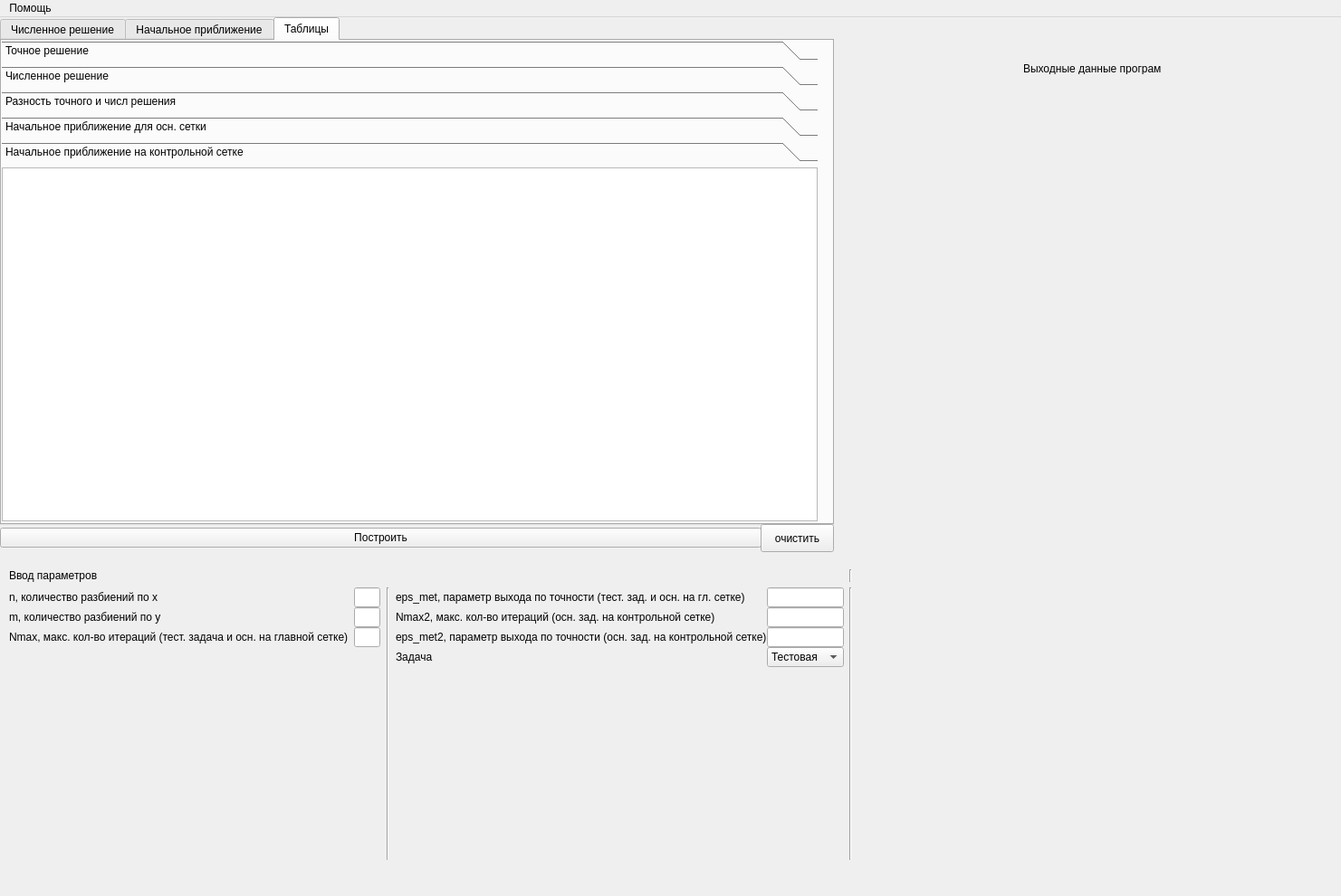
<?xml version="1.0" encoding="UTF-8"?>
<ui version="4.0">
 <class>MainWindow</class>
 <widget class="QMainWindow" name="MainWindow">
  <property name="geometry">
   <rect>
    <x>0</x>
    <y>0</y>
    <width>1481</width>
    <height>990</height>
   </rect>
  </property>
  <property name="windowTitle">
   <string>Метод Сопряжённых Градиентов, Щербаков Павел, гр. 3821Б1ПМоп2, Вар. 1</string>
  </property>
  <widget class="QWidget" name="centralwidget">
   <widget class="QWidget" name="gridWidget_2" native="true">
    <property name="geometry">
     <rect>
      <x>10</x>
      <y>610</y>
      <width>931</width>
      <height>321</height>
     </rect>
    </property>
    <property name="autoFillBackground">
     <bool>false</bool>
    </property>
    <property name="styleSheet">
     <string notr="true">border-color: rgb(113, 113, 113);</string>
    </property>
    <layout class="QGridLayout" name="information_layout" columnstretch="1,0">
     <item row="0" column="0">
      <widget class="QLabel" name="label_7">
       <property name="text">
        <string>Ввод параметров</string>
       </property>
      </widget>
     </item>
     <item row="1" column="0">
      <layout class="QGridLayout" name="gridLayout">
       <property name="horizontalSpacing">
        <number>7</number>
       </property>
       <item row="0" column="2">
        <layout class="QGridLayout" name="gridLayout_5">
         <item row="1" column="1">
          <widget class="QLineEdit" name="Nmax2"/>
         </item>
         <item row="0" column="0">
          <widget class="QLabel" name="label_5">
           <property name="text">
            <string>eps_met, параметр выхода по точности (тест. зад. и осн. на гл. сетке)</string>
           </property>
          </widget>
         </item>
         <item row="1" column="0">
          <widget class="QLabel" name="label_12">
           <property name="text">
            <string>Nmax2, макс. кол-во итераций (осн. зад. на контрольной сетке)</string>
           </property>
          </widget>
         </item>
         <item row="3" column="1">
          <widget class="QComboBox" name="task_type">
           <property name="currentText">
            <string>Тестовая</string>
           </property>
           <item>
            <property name="text">
             <string>Тестовая</string>
            </property>
           </item>
           <item>
            <property name="text">
             <string>Основная</string>
            </property>
           </item>
          </widget>
         </item>
         <item row="4" column="0">
          <spacer name="verticalSpacer_3">
           <property name="orientation">
            <enum>Qt::Vertical</enum>
           </property>
           <property name="sizeHint" stdset="0">
            <size>
             <width>20</width>
             <height>40</height>
            </size>
           </property>
          </spacer>
         </item>
         <item row="0" column="1">
          <widget class="QLineEdit" name="eps_met"/>
         </item>
         <item row="3" column="0">
          <widget class="QLabel" name="label_6">
           <property name="text">
            <string>Задача</string>
           </property>
          </widget>
         </item>
         <item row="2" column="1">
          <widget class="QLineEdit" name="eps_met2"/>
         </item>
         <item row="2" column="0">
          <widget class="QLabel" name="label_13">
           <property name="text">
            <string>eps_met2, параметр выхода по точности (осн. зад. на контрольной сетке)</string>
           </property>
          </widget>
         </item>
        </layout>
       </item>
       <item row="0" column="0">
        <layout class="QGridLayout" name="gridLayout_4">
         <property name="horizontalSpacing">
          <number>6</number>
         </property>
         <item row="1" column="0">
          <widget class="QLabel" name="label_9">
           <property name="text">
            <string>m, количество разбиений по y</string>
           </property>
          </widget>
         </item>
         <item row="3" column="0">
          <spacer name="verticalSpacer_4">
           <property name="orientation">
            <enum>Qt::Vertical</enum>
           </property>
           <property name="sizeHint" stdset="0">
            <size>
             <width>20</width>
             <height>40</height>
            </size>
           </property>
          </spacer>
         </item>
         <item row="0" column="0">
          <widget class="QLabel" name="label">
           <property name="whatsThis">
            <string>&lt;html&gt;&lt;head/&gt;&lt;body&gt;&lt;p&gt;количество разбиений по x&lt;/p&gt;&lt;/body&gt;&lt;/html&gt;</string>
           </property>
           <property name="text">
            <string>n, количество разбиений по x</string>
           </property>
          </widget>
         </item>
         <item row="0" column="1">
          <layout class="QGridLayout" name="gridLayout_3">
           <item row="0" column="0">
            <widget class="QLineEdit" name="input_n"/>
           </item>
          </layout>
         </item>
         <item row="2" column="1">
          <widget class="QLineEdit" name="Nmax"/>
         </item>
         <item row="1" column="1">
          <widget class="QLineEdit" name="input_m"/>
         </item>
         <item row="2" column="0">
          <widget class="QLabel" name="label_11">
           <property name="text">
            <string>Nmax, макс. кол-во итераций (тест. задача и осн. на главной сетке)</string>
           </property>
          </widget>
         </item>
        </layout>
       </item>
       <item row="0" column="1">
        <widget class="Line" name="line_3">
         <property name="orientation">
          <enum>Qt::Vertical</enum>
         </property>
        </widget>
       </item>
      </layout>
     </item>
     <item row="1" column="1">
      <widget class="Line" name="line">
       <property name="orientation">
        <enum>Qt::Vertical</enum>
       </property>
      </widget>
     </item>
     <item row="0" column="1">
      <widget class="Line" name="line_2">
       <property name="orientation">
        <enum>Qt::Vertical</enum>
       </property>
      </widget>
     </item>
    </layout>
   </widget>
   <widget class="QTabWidget" name="tabWidget">
    <property name="geometry">
     <rect>
      <x>0</x>
      <y>0</y>
      <width>921</width>
      <height>561</height>
     </rect>
    </property>
    <property name="currentIndex">
     <number>2</number>
    </property>
    <widget class="QWidget" name="tab">
     <attribute name="title">
      <string>Численное решение</string>
     </attribute>
     <widget class="QWidget" name="plot_widget_1" native="true">
      <property name="geometry">
       <rect>
        <x>0</x>
        <y>0</y>
        <width>911</width>
        <height>531</height>
       </rect>
      </property>
      <property name="styleSheet">
       <string notr="true">background-color: rgb(148, 148, 148);</string>
      </property>
     </widget>
    </widget>
    <widget class="QWidget" name="tab_3">
     <attribute name="title">
      <string>Начальное приближение</string>
     </attribute>
     <widget class="QWidget" name="plot_widget_2" native="true">
      <property name="geometry">
       <rect>
        <x>0</x>
        <y>0</y>
        <width>911</width>
        <height>531</height>
       </rect>
      </property>
      <property name="styleSheet">
       <string notr="true">background-color: rgb(148, 148, 148);</string>
      </property>
     </widget>
    </widget>
    <widget class="QWidget" name="tab_2">
     <attribute name="title">
      <string>Таблицы</string>
     </attribute>
     <widget class="QToolBox" name="toolBox">
      <property name="geometry">
       <rect>
        <x>0</x>
        <y>0</y>
        <width>901</width>
        <height>531</height>
       </rect>
      </property>
      <property name="currentIndex">
       <number>4</number>
      </property>
      <widget class="QWidget" name="page_1">
       <property name="geometry">
        <rect>
         <x>0</x>
         <y>0</y>
         <width>901</width>
         <height>396</height>
        </rect>
       </property>
       <property name="accessibleName">
        <string/>
       </property>
       <attribute name="label">
        <string>Точное решение</string>
       </attribute>
       <widget class="QTableWidget" name="info_table">
        <property name="geometry">
         <rect>
          <x>0</x>
          <y>0</y>
          <width>901</width>
          <height>401</height>
         </rect>
        </property>
        <property name="minimumSize">
         <size>
          <width>0</width>
          <height>0</height>
         </size>
        </property>
        <property name="maximumSize">
         <size>
          <width>10000</width>
          <height>9999999</height>
         </size>
        </property>
        <property name="autoScroll">
         <bool>true</bool>
        </property>
        <property name="autoScrollMargin">
         <number>16</number>
        </property>
        <property name="verticalScrollMode">
         <enum>QAbstractItemView::ScrollPerPixel</enum>
        </property>
        <property name="horizontalScrollMode">
         <enum>QAbstractItemView::ScrollPerPixel</enum>
        </property>
        <column>
         <property name="text">
          <string>i</string>
         </property>
        </column>
        <column>
         <property name="text">
          <string>Xi</string>
         </property>
        </column>
        <column>
         <property name="text">
          <string>Vi</string>
         </property>
        </column>
        <column>
         <property name="text">
          <string>V'i</string>
         </property>
        </column>
        <column>
         <property name="text">
          <string>V2i</string>
         </property>
        </column>
        <column>
         <property name="text">
          <string>Vi-V2i</string>
         </property>
        </column>
        <column>
         <property name="text">
          <string>ОЛП</string>
         </property>
        </column>
        <column>
         <property name="text">
          <string>h_i</string>
         </property>
        </column>
        <column>
         <property name="text">
          <string>C1</string>
         </property>
        </column>
        <column>
         <property name="text">
          <string>C2</string>
         </property>
        </column>
        <column>
         <property name="text">
          <string>Ui</string>
         </property>
        </column>
        <column>
         <property name="text">
          <string>|Ui-Vi|</string>
         </property>
        </column>
       </widget>
      </widget>
      <widget class="QWidget" name="page_2">
       <property name="geometry">
        <rect>
         <x>0</x>
         <y>0</y>
         <width>901</width>
         <height>396</height>
        </rect>
       </property>
       <attribute name="label">
        <string>Численное решение</string>
       </attribute>
       <widget class="QTableWidget" name="info_table_2">
        <property name="geometry">
         <rect>
          <x>0</x>
          <y>0</y>
          <width>901</width>
          <height>391</height>
         </rect>
        </property>
       </widget>
      </widget>
      <widget class="QWidget" name="page_3">
       <property name="geometry">
        <rect>
         <x>0</x>
         <y>0</y>
         <width>901</width>
         <height>396</height>
        </rect>
       </property>
       <attribute name="label">
        <string>Разность точного и числ решения</string>
       </attribute>
       <widget class="QTableWidget" name="info_table_3">
        <property name="geometry">
         <rect>
          <x>0</x>
          <y>0</y>
          <width>901</width>
          <height>391</height>
         </rect>
        </property>
       </widget>
      </widget>
      <widget class="QWidget" name="page_4">
       <property name="geometry">
        <rect>
         <x>0</x>
         <y>0</y>
         <width>901</width>
         <height>396</height>
        </rect>
       </property>
       <attribute name="label">
        <string>Начальное приближение для осн. сетки</string>
       </attribute>
       <widget class="QTableWidget" name="info_table_4">
        <property name="geometry">
         <rect>
          <x>0</x>
          <y>0</y>
          <width>901</width>
          <height>391</height>
         </rect>
        </property>
       </widget>
      </widget>
      <widget class="QWidget" name="page_5">
       <property name="geometry">
        <rect>
         <x>0</x>
         <y>0</y>
         <width>901</width>
         <height>396</height>
        </rect>
       </property>
       <attribute name="label">
        <string>Начальное приближение на контрольной сетке</string>
       </attribute>
       <widget class="QTableWidget" name="info_table_5">
        <property name="geometry">
         <rect>
          <x>0</x>
          <y>0</y>
          <width>901</width>
          <height>391</height>
         </rect>
        </property>
       </widget>
      </widget>
     </widget>
    </widget>
   </widget>
   <widget class="QWidget" name="horizontalLayoutWidget_4">
    <property name="geometry">
     <rect>
      <x>0</x>
      <y>560</y>
      <width>841</width>
      <height>31</height>
     </rect>
    </property>
    <layout class="QHBoxLayout" name="horizontalLayout_4">
     <item>
      <widget class="QPushButton" name="plot_button">
       <property name="text">
        <string>Построить</string>
       </property>
      </widget>
     </item>
    </layout>
   </widget>
   <widget class="QPushButton" name="delete_plot">
    <property name="geometry">
     <rect>
      <x>840</x>
      <y>560</y>
      <width>81</width>
      <height>31</height>
     </rect>
    </property>
    <property name="text">
     <string>очистить</string>
    </property>
   </widget>
   <widget class="QWidget" name="layoutWidget">
    <property name="geometry">
     <rect>
      <x>940</x>
      <y>80</y>
      <width>531</width>
      <height>851</height>
     </rect>
    </property>
    <layout class="QVBoxLayout" name="verticalLayout_2">
     <item>
      <layout class="QVBoxLayout" name="extra_info_layout"/>
     </item>
     <item>
      <spacer name="verticalSpacer">
       <property name="orientation">
        <enum>Qt::Vertical</enum>
       </property>
       <property name="sizeHint" stdset="0">
        <size>
         <width>148</width>
         <height>301</height>
        </size>
       </property>
      </spacer>
     </item>
    </layout>
   </widget>
   <widget class="QLabel" name="label_10">
    <property name="geometry">
     <rect>
      <x>1130</x>
      <y>50</y>
      <width>153</width>
      <height>13</height>
     </rect>
    </property>
    <property name="text">
     <string>Выходные данные программы</string>
    </property>
   </widget>
  </widget>
  <widget class="QMenuBar" name="menubar">
   <property name="geometry">
    <rect>
     <x>0</x>
     <y>0</y>
     <width>1481</width>
     <height>21</height>
    </rect>
   </property>
   <widget class="QMenu" name="menu">
    <property name="title">
     <string>Помощь</string>
    </property>
    <addaction name="info_button"/>
   </widget>
   <addaction name="menu"/>
  </widget>
  <action name="info_button">
   <property name="text">
    <string>Описание</string>
   </property>
  </action>
 </widget>
 <tabstops>
  <tabstop>input_n</tabstop>
  <tabstop>input_m</tabstop>
  <tabstop>Nmax</tabstop>
  <tabstop>eps_met</tabstop>
  <tabstop>Nmax2</tabstop>
  <tabstop>task_type</tabstop>
  <tabstop>plot_button</tabstop>
  <tabstop>delete_plot</tabstop>
  <tabstop>info_table_2</tabstop>
  <tabstop>info_table</tabstop>
  <tabstop>tabWidget</tabstop>
 </tabstops>
 <resources/>
 <connections/>
</ui>
